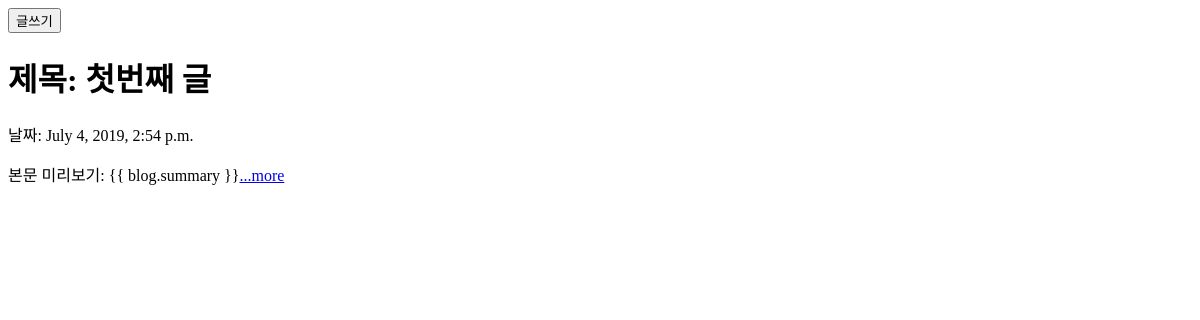
The app's page /, older data.
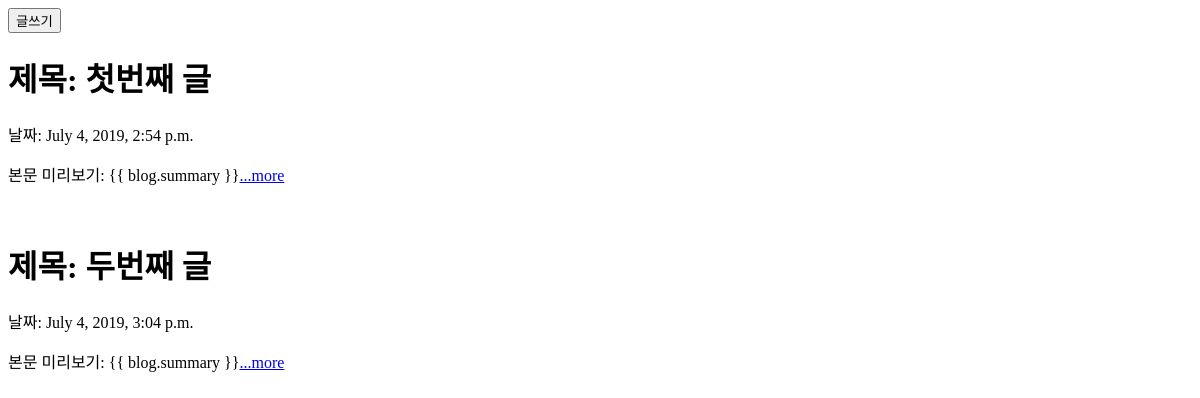
The same page, newer data.
### blogapp/models.py (models this page shows, shortened)
class Blog(models.Model):
    title = models.CharField(max_length=200)
    pub_date = models.DateTimeField('date published')
    body = models.TextField()

### blogapp/views.py (the view)
# urls.py: 2. Add a URL to urlpatterns:  path('', views.home, name='home')
def home(request):
    blogs = Blog.objects
    return render(request, "home.html", {'blogs' : blogs})

### blogapp/templates/home.html (shortened to what this page needs)
<!DOCTYPE html>
<html lang="en">
  <head>
  </head>
  <body>
    <form action="{% url 'new' %}">
      <button>글쓰기</button>
    </form>
    {% for blog in blogs.all %}
    <h1>제목: {{ blog.title }}</h1>
    <p>날짜: {{ blog.pub_date }}</p>
    <p>
      본문 미리보기: {{ blog.summary
      }}<a href="{% url 'detail' blog.id%}">...more</a>
    </p>
    <br />
    {%endfor%}
  </body>
</html>

Row changes from the older to the newer data that the page shows:
added Blog: title "두번째 글", pub_date "July 4, 2019, 3:04 p.m."
